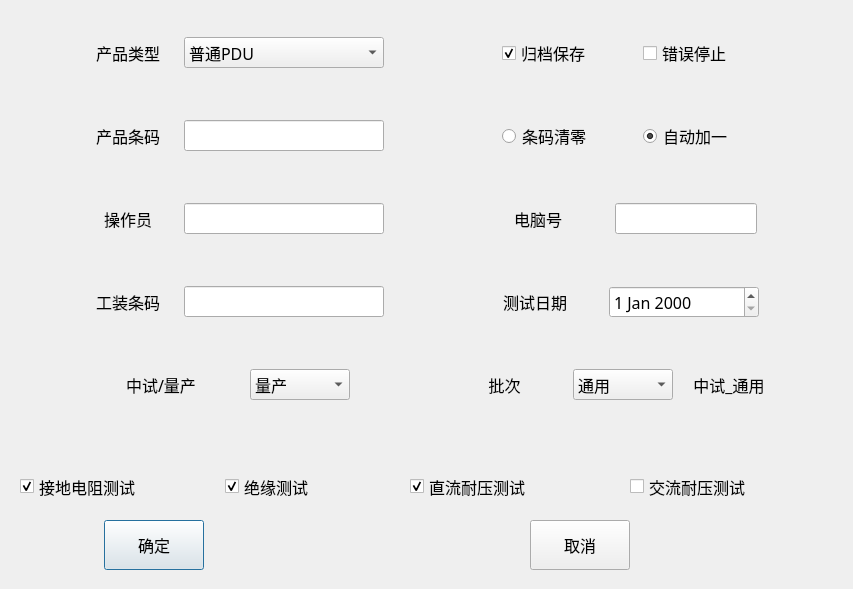
<?xml version="1.0" encoding="UTF-8"?>
<ui version="4.0">
 <class>TestSerialNumDlg</class>
 <widget class="QDialog" name="TestSerialNumDlg">
  <property name="geometry">
   <rect>
    <x>0</x>
    <y>0</y>
    <width>853</width>
    <height>589</height>
   </rect>
  </property>
  <property name="font">
   <font>
    <family>微软雅黑</family>
    <pointsize>12</pointsize>
   </font>
  </property>
  <property name="windowTitle">
   <string>Dialog</string>
  </property>
  <widget class="QPushButton" name="okBtn">
   <property name="geometry">
    <rect>
     <x>104</x>
     <y>520</y>
     <width>100</width>
     <height>50</height>
    </rect>
   </property>
   <property name="sizePolicy">
    <sizepolicy hsizetype="Fixed" vsizetype="Fixed">
     <horstretch>0</horstretch>
     <verstretch>0</verstretch>
    </sizepolicy>
   </property>
   <property name="minimumSize">
    <size>
     <width>100</width>
     <height>50</height>
    </size>
   </property>
   <property name="text">
    <string>确定</string>
   </property>
  </widget>
  <widget class="QPushButton" name="cancelBtn">
   <property name="geometry">
    <rect>
     <x>530</x>
     <y>520</y>
     <width>100</width>
     <height>50</height>
    </rect>
   </property>
   <property name="sizePolicy">
    <sizepolicy hsizetype="Fixed" vsizetype="Fixed">
     <horstretch>0</horstretch>
     <verstretch>0</verstretch>
    </sizepolicy>
   </property>
   <property name="minimumSize">
    <size>
     <width>100</width>
     <height>50</height>
    </size>
   </property>
   <property name="text">
    <string>取消</string>
   </property>
  </widget>
  <widget class="QWidget" name="layoutWidget">
   <property name="geometry">
    <rect>
     <x>1</x>
     <y>1</y>
     <width>855</width>
     <height>441</height>
    </rect>
   </property>
   <layout class="QGridLayout" name="gridLayout">
    <item row="2" column="1">
     <layout class="QHBoxLayout" name="horizontalLayout_4">
      <item>
       <widget class="QLabel" name="label_7">
        <property name="sizePolicy">
         <sizepolicy hsizetype="Fixed" vsizetype="Fixed">
          <horstretch>0</horstretch>
          <verstretch>0</verstretch>
         </sizepolicy>
        </property>
        <property name="minimumSize">
         <size>
          <width>100</width>
          <height>50</height>
         </size>
        </property>
        <property name="text">
         <string>电脑号</string>
        </property>
        <property name="alignment">
         <set>Qt::AlignCenter</set>
        </property>
       </widget>
      </item>
      <item>
       <widget class="QLineEdit" name="cnLineEdit">
        <property name="sizePolicy">
         <sizepolicy hsizetype="Fixed" vsizetype="Fixed">
          <horstretch>0</horstretch>
          <verstretch>0</verstretch>
         </sizepolicy>
        </property>
        <property name="minimumSize">
         <size>
          <width>100</width>
          <height>30</height>
         </size>
        </property>
       </widget>
      </item>
     </layout>
    </item>
    <item row="1" column="0">
     <layout class="QHBoxLayout" name="horizontalLayout_5">
      <item>
       <widget class="QLabel" name="label_2">
        <property name="sizePolicy">
         <sizepolicy hsizetype="Fixed" vsizetype="Fixed">
          <horstretch>0</horstretch>
          <verstretch>0</verstretch>
         </sizepolicy>
        </property>
        <property name="minimumSize">
         <size>
          <width>100</width>
          <height>50</height>
         </size>
        </property>
        <property name="text">
         <string>产品条码</string>
        </property>
        <property name="alignment">
         <set>Qt::AlignCenter</set>
        </property>
       </widget>
      </item>
      <item>
       <widget class="QLineEdit" name="snLineEdit">
        <property name="sizePolicy">
         <sizepolicy hsizetype="Fixed" vsizetype="Fixed">
          <horstretch>0</horstretch>
          <verstretch>0</verstretch>
         </sizepolicy>
        </property>
        <property name="minimumSize">
         <size>
          <width>200</width>
          <height>30</height>
         </size>
        </property>
       </widget>
      </item>
     </layout>
    </item>
    <item row="0" column="1">
     <layout class="QHBoxLayout" name="horizontalLayout_2">
      <item>
       <widget class="QCheckBox" name="saveCheckBox">
        <property name="sizePolicy">
         <sizepolicy hsizetype="Fixed" vsizetype="Fixed">
          <horstretch>0</horstretch>
          <verstretch>0</verstretch>
         </sizepolicy>
        </property>
        <property name="minimumSize">
         <size>
          <width>100</width>
          <height>50</height>
         </size>
        </property>
        <property name="text">
         <string>归档保存</string>
        </property>
        <property name="checked">
         <bool>true</bool>
        </property>
       </widget>
      </item>
      <item>
       <widget class="QCheckBox" name="errStopCheckBox">
        <property name="enabled">
         <bool>true</bool>
        </property>
        <property name="sizePolicy">
         <sizepolicy hsizetype="Fixed" vsizetype="Fixed">
          <horstretch>0</horstretch>
          <verstretch>0</verstretch>
         </sizepolicy>
        </property>
        <property name="minimumSize">
         <size>
          <width>100</width>
          <height>50</height>
         </size>
        </property>
        <property name="text">
         <string>错误停止</string>
        </property>
        <property name="checked">
         <bool>false</bool>
        </property>
       </widget>
      </item>
     </layout>
    </item>
    <item row="1" column="1">
     <layout class="QHBoxLayout" name="horizontalLayout_6">
      <item>
       <widget class="QRadioButton" name="clearRadioButton">
        <property name="sizePolicy">
         <sizepolicy hsizetype="Fixed" vsizetype="Fixed">
          <horstretch>0</horstretch>
          <verstretch>0</verstretch>
         </sizepolicy>
        </property>
        <property name="minimumSize">
         <size>
          <width>100</width>
          <height>50</height>
         </size>
        </property>
        <property name="text">
         <string>条码清零</string>
        </property>
        <property name="checked">
         <bool>false</bool>
        </property>
       </widget>
      </item>
      <item>
       <widget class="QRadioButton" name="addRadioButton">
        <property name="sizePolicy">
         <sizepolicy hsizetype="Fixed" vsizetype="Fixed">
          <horstretch>0</horstretch>
          <verstretch>0</verstretch>
         </sizepolicy>
        </property>
        <property name="minimumSize">
         <size>
          <width>100</width>
          <height>50</height>
         </size>
        </property>
        <property name="text">
         <string>自动加一</string>
        </property>
        <property name="checked">
         <bool>true</bool>
        </property>
       </widget>
      </item>
     </layout>
    </item>
    <item row="0" column="0">
     <layout class="QHBoxLayout" name="horizontalLayout">
      <item>
       <widget class="QLabel" name="label">
        <property name="sizePolicy">
         <sizepolicy hsizetype="Fixed" vsizetype="Fixed">
          <horstretch>0</horstretch>
          <verstretch>0</verstretch>
         </sizepolicy>
        </property>
        <property name="minimumSize">
         <size>
          <width>100</width>
          <height>50</height>
         </size>
        </property>
        <property name="text">
         <string>产品类型</string>
        </property>
        <property name="alignment">
         <set>Qt::AlignCenter</set>
        </property>
       </widget>
      </item>
      <item>
       <widget class="QComboBox" name="typeComboBox">
        <property name="enabled">
         <bool>true</bool>
        </property>
        <property name="sizePolicy">
         <sizepolicy hsizetype="Fixed" vsizetype="Fixed">
          <horstretch>0</horstretch>
          <verstretch>0</verstretch>
         </sizepolicy>
        </property>
        <property name="minimumSize">
         <size>
          <width>200</width>
          <height>30</height>
         </size>
        </property>
        <property name="currentText">
         <string>普通PDU</string>
        </property>
        <item>
         <property name="text">
          <string>普通PDU</string>
         </property>
        </item>
        <item>
         <property name="text">
          <string>SI-PDU</string>
         </property>
        </item>
        <item>
         <property name="text">
          <string>IP-PDU</string>
         </property>
        </item>
        <item>
         <property name="text">
          <string>MPDU</string>
         </property>
        </item>
        <item>
         <property name="text">
          <string>ZPDU</string>
         </property>
        </item>
        <item>
         <property name="text">
          <string>BUSBAR</string>
         </property>
        </item>
       </widget>
      </item>
     </layout>
    </item>
    <item row="3" column="0">
     <layout class="QHBoxLayout" name="horizontalLayout_7">
      <item>
       <widget class="QLabel" name="label_4">
        <property name="sizePolicy">
         <sizepolicy hsizetype="Fixed" vsizetype="Fixed">
          <horstretch>0</horstretch>
          <verstretch>0</verstretch>
         </sizepolicy>
        </property>
        <property name="minimumSize">
         <size>
          <width>100</width>
          <height>50</height>
         </size>
        </property>
        <property name="text">
         <string>工装条码</string>
        </property>
        <property name="alignment">
         <set>Qt::AlignCenter</set>
        </property>
       </widget>
      </item>
      <item>
       <widget class="QLineEdit" name="barCodeLineEdit">
        <property name="sizePolicy">
         <sizepolicy hsizetype="Fixed" vsizetype="Fixed">
          <horstretch>0</horstretch>
          <verstretch>0</verstretch>
         </sizepolicy>
        </property>
        <property name="minimumSize">
         <size>
          <width>200</width>
          <height>30</height>
         </size>
        </property>
       </widget>
      </item>
     </layout>
    </item>
    <item row="2" column="0">
     <layout class="QHBoxLayout" name="horizontalLayout_3">
      <item>
       <widget class="QLabel" name="label_3">
        <property name="sizePolicy">
         <sizepolicy hsizetype="Fixed" vsizetype="Fixed">
          <horstretch>0</horstretch>
          <verstretch>0</verstretch>
         </sizepolicy>
        </property>
        <property name="minimumSize">
         <size>
          <width>100</width>
          <height>50</height>
         </size>
        </property>
        <property name="text">
         <string>操作员</string>
        </property>
        <property name="alignment">
         <set>Qt::AlignCenter</set>
        </property>
       </widget>
      </item>
      <item>
       <widget class="QLineEdit" name="opLineEdit">
        <property name="sizePolicy">
         <sizepolicy hsizetype="Fixed" vsizetype="Fixed">
          <horstretch>0</horstretch>
          <verstretch>0</verstretch>
         </sizepolicy>
        </property>
        <property name="minimumSize">
         <size>
          <width>200</width>
          <height>30</height>
         </size>
        </property>
       </widget>
      </item>
     </layout>
    </item>
    <item row="4" column="1">
     <layout class="QHBoxLayout" name="horizontalLayout_10">
      <item>
       <widget class="QLabel" name="label_6">
        <property name="sizePolicy">
         <sizepolicy hsizetype="Fixed" vsizetype="Fixed">
          <horstretch>0</horstretch>
          <verstretch>0</verstretch>
         </sizepolicy>
        </property>
        <property name="minimumSize">
         <size>
          <width>100</width>
          <height>50</height>
         </size>
        </property>
        <property name="text">
         <string> 批次       </string>
        </property>
        <property name="alignment">
         <set>Qt::AlignCenter</set>
        </property>
       </widget>
      </item>
      <item>
       <widget class="QComboBox" name="batchComboBox">
        <property name="sizePolicy">
         <sizepolicy hsizetype="Fixed" vsizetype="Fixed">
          <horstretch>0</horstretch>
          <verstretch>0</verstretch>
         </sizepolicy>
        </property>
        <property name="minimumSize">
         <size>
          <width>100</width>
          <height>30</height>
         </size>
        </property>
        <item>
         <property name="text">
          <string>通用</string>
         </property>
        </item>
        <item>
         <property name="text">
          <string>老化前</string>
         </property>
        </item>
        <item>
         <property name="text">
          <string>老化后</string>
         </property>
        </item>
        <item>
         <property name="text">
          <string>维修</string>
         </property>
        </item>
        <item>
         <property name="text">
          <string>PQC</string>
         </property>
        </item>
        <item>
         <property name="text">
          <string>FQC</string>
         </property>
        </item>
        <item>
         <property name="text">
          <string>OQA</string>
         </property>
        </item>
       </widget>
      </item>
      <item>
       <widget class="QLabel" name="statusLab">
        <property name="sizePolicy">
         <sizepolicy hsizetype="Fixed" vsizetype="Fixed">
          <horstretch>0</horstretch>
          <verstretch>0</verstretch>
         </sizepolicy>
        </property>
        <property name="minimumSize">
         <size>
          <width>100</width>
          <height>50</height>
         </size>
        </property>
        <property name="text">
         <string>中试_通用</string>
        </property>
        <property name="alignment">
         <set>Qt::AlignCenter</set>
        </property>
       </widget>
      </item>
     </layout>
    </item>
    <item row="3" column="1">
     <layout class="QHBoxLayout" name="horizontalLayout_8">
      <item>
       <widget class="QLabel" name="label_8">
        <property name="sizePolicy">
         <sizepolicy hsizetype="Fixed" vsizetype="Fixed">
          <horstretch>0</horstretch>
          <verstretch>0</verstretch>
         </sizepolicy>
        </property>
        <property name="minimumSize">
         <size>
          <width>100</width>
          <height>50</height>
         </size>
        </property>
        <property name="text">
         <string>测试日期</string>
        </property>
        <property name="alignment">
         <set>Qt::AlignCenter</set>
        </property>
       </widget>
      </item>
      <item>
       <widget class="QDateEdit" name="dateEdit">
        <property name="sizePolicy">
         <sizepolicy hsizetype="Fixed" vsizetype="Fixed">
          <horstretch>0</horstretch>
          <verstretch>0</verstretch>
         </sizepolicy>
        </property>
        <property name="minimumSize">
         <size>
          <width>150</width>
          <height>30</height>
         </size>
        </property>
       </widget>
      </item>
     </layout>
    </item>
    <item row="4" column="0">
     <layout class="QHBoxLayout" name="horizontalLayout_9">
      <item>
       <widget class="QLabel" name="label_5">
        <property name="sizePolicy">
         <sizepolicy hsizetype="Fixed" vsizetype="Fixed">
          <horstretch>0</horstretch>
          <verstretch>0</verstretch>
         </sizepolicy>
        </property>
        <property name="minimumSize">
         <size>
          <width>100</width>
          <height>50</height>
         </size>
        </property>
        <property name="text">
         <string>中试/量产</string>
        </property>
        <property name="alignment">
         <set>Qt::AlignCenter</set>
        </property>
       </widget>
      </item>
      <item>
       <widget class="QComboBox" name="purposeComboBox">
        <property name="sizePolicy">
         <sizepolicy hsizetype="Fixed" vsizetype="Fixed">
          <horstretch>0</horstretch>
          <verstretch>0</verstretch>
         </sizepolicy>
        </property>
        <property name="minimumSize">
         <size>
          <width>100</width>
          <height>30</height>
         </size>
        </property>
        <item>
         <property name="text">
          <string>量产</string>
         </property>
        </item>
        <item>
         <property name="text">
          <string>中试</string>
         </property>
        </item>
        <item>
         <property name="text">
          <string>NPI</string>
         </property>
        </item>
       </widget>
      </item>
     </layout>
    </item>
   </layout>
  </widget>
  <widget class="QCheckBox" name="gndBox">
   <property name="geometry">
    <rect>
     <x>20</x>
     <y>471</y>
     <width>180</width>
     <height>31</height>
    </rect>
   </property>
   <property name="text">
    <string>接地电阻测试</string>
   </property>
   <property name="checked">
    <bool>true</bool>
   </property>
  </widget>
  <widget class="QCheckBox" name="irBox">
   <property name="geometry">
    <rect>
     <x>225</x>
     <y>471</y>
     <width>180</width>
     <height>31</height>
    </rect>
   </property>
   <property name="text">
    <string>绝缘测试</string>
   </property>
   <property name="checked">
    <bool>true</bool>
   </property>
  </widget>
  <widget class="QCheckBox" name="dcwBox">
   <property name="geometry">
    <rect>
     <x>410</x>
     <y>471</y>
     <width>180</width>
     <height>31</height>
    </rect>
   </property>
   <property name="text">
    <string>直流耐压测试</string>
   </property>
   <property name="checked">
    <bool>true</bool>
   </property>
  </widget>
  <widget class="QCheckBox" name="acwBox">
   <property name="geometry">
    <rect>
     <x>630</x>
     <y>471</y>
     <width>180</width>
     <height>31</height>
    </rect>
   </property>
   <property name="text">
    <string>交流耐压测试</string>
   </property>
  </widget>
 </widget>
 <resources/>
 <connections/>
</ui>
